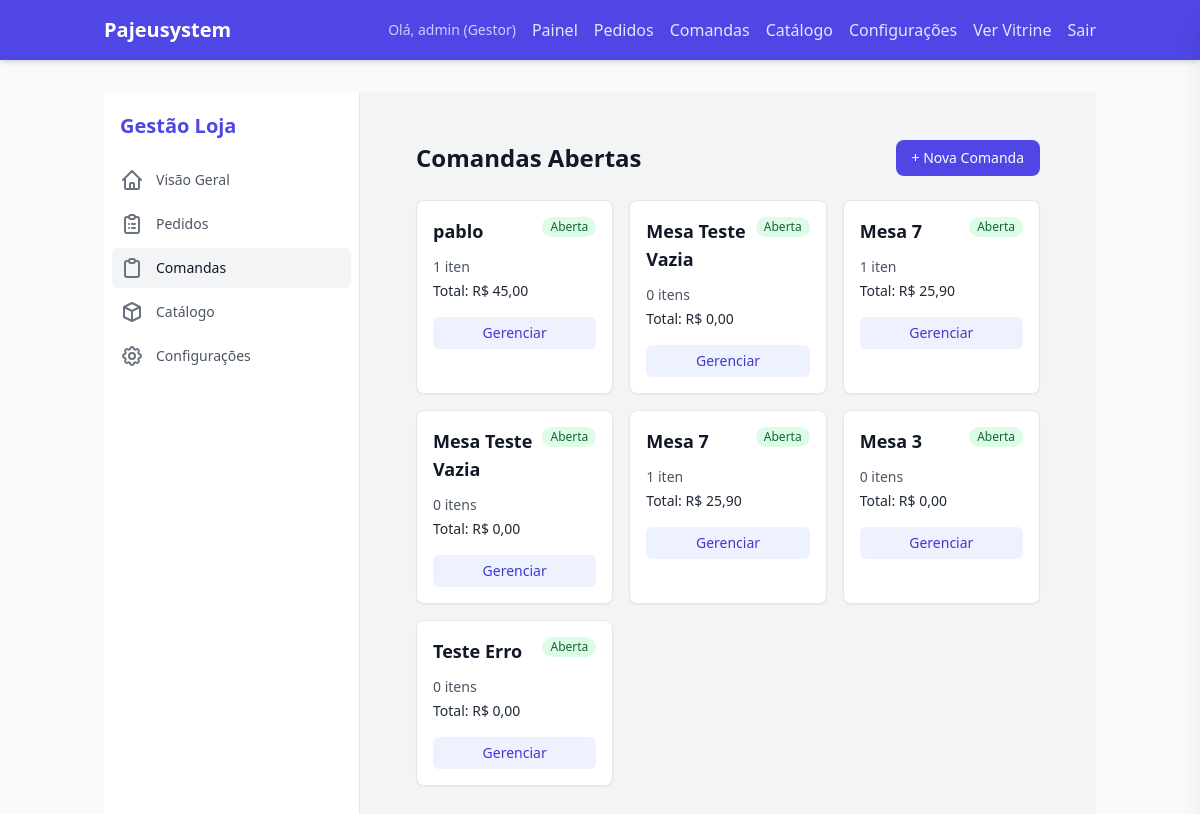
The app's page /dashboard/comandas/ (signed in) with its own data.
### core/models.py (models this page shows, shortened)
class TenantAwareModel(models.Model):
    store = models.ForeignKey(
        Store,
        on_delete=models.CASCADE,
        related_name="%(class)s_related"
    )
    objects = TenantManager()
    class Meta:
        abstract = True

class Order(TenantAwareModel):
    class Status(models.TextChoices):
        OPEN = 'OPEN', 'Comanda Aberta'
        PENDING = 'PENDING', 'Pendente'
        CONFIRMED = 'CONFIRMED', 'Confirmado'
        PREPARING = 'PREPARING', 'Preparando'
        DELIVERING = 'DELIVERING', 'Em trânsito'
        COMPLETED = 'COMPLETED', 'Concluído'
        CANCELED = 'CANCELED', 'Cancelado'
    class PaymentMethod(models.TextChoices):
        ONLINE = 'online', 'Online (MP)'
        CASH = 'cash', 'Dinheiro'
        CARD = 'card', 'Cartão na Maquininha'
    class CardType(models.TextChoices):
        CREDIT = 'credit', 'Crédito'
        DEBIT = 'debit', 'Débito'
    user = models.ForeignKey('auth.User', on_delete=models.SET_NULL, null=True, blank=True)
    customer_name = models.CharField(max_length=255)
    customer_phone = models.CharField(max_length=20)
    customer_email = models.CharField(max_length=254, blank=True, default='')
    delivery_address = models.TextField()
    status = models.CharField(
        max_length=20,
        choices=Status.choices,
        default=Status.PENDING
    )
    total_amount = models.DecimalField(max_digits=10, decimal_places=2, default=Decimal('0.00'))
    delivery_fee = models.DecimalField(max_digits=10, decimal_places=2, default=Decimal('0.00'))
    payment_method = models.CharField(
        max_length=10,
        choices=PaymentMethod.choices,
        default=PaymentMethod.ONLINE,
    )
    change_amount = models.DecimalField(
        max_digits=10, decimal_places=2,
        null=True, blank=True,
        help_text='Troco solicitado quando payment_method=cash. None = sem troco.',
    )
    card_type = models.CharField(
        max_length=10,
        choices=CardType.choices,
        blank=True, default='',
        help_text='Tipo de cartão quando payment_method=card.',
    )
    mp_payment_id = models.CharField(
        max_length=64,
        null=True,
        blank=True,
        unique=True,
        db_index=True,
    )
    mp_preference_id = models.CharField(max_length=255, blank=True, default='', db_index=True)
    table_label = models.CharField(max_length=100, blank=True, default='')
    created_at = models.DateTimeField(auto_now_add=True)

### core/views.py (the view)
# urls.py: path('dashboard/comandas/', views.comanda_list, name='comanda_list'),
@login_required
def comanda_list(request):
    if not user_can_manage_store(request):
        return redirect('index')
    comandas = Order.objects.filter(status='OPEN').order_by('-created_at')
    return render(request, 'core/manager/comanda_list.html', {'comandas': comandas})

### core/cart.py (called while the page is built)
    def get_total_price(self):
        return sum(Decimal(item['price']) * item['quantity'] for item in self.cart.values())

### core/context_processors.py (called while the page is built)
def theme_preference(request):
    user = getattr(request, 'user', None)
    if user is None or not user.is_authenticated:
        return {'theme_pref': 'system'}
    settings_obj = getattr(user, 'settings', None)
    theme = getattr(settings_obj, 'theme', None) if settings_obj else None
    return {'theme_pref': theme or 'system'}

### core/models.py (called while the page is built)
    def get_queryset(self):
        tenant = get_current_tenant()
        if tenant:
            return super().get_queryset().filter(store=tenant)
        return super().get_queryset()

### core/utils.py (called while the page is built)
def get_current_tenant():
    return _tenant_context.get()

def set_current_tenant(tenant):
    token = _tenant_context.set(tenant)
    return token

def reset_current_tenant(token):
    _tenant_context.reset(token)

### core/views.py (called while the page is built)
def user_can_manage_store(request):
    if request.user.is_staff:
        return True
    if request.tenant is None:
        return False
    return getattr(request.user, 'owned_store', None) == request.tenant

### templates/core/manager/comanda_list.html (shortened to what this page needs)
{% extends 'core/manager/base_manager.html' %}
{% block manager_content %}
<div class="p-6">
  <div class="flex items-center justify-between mb-6">
    <h1 class="text-2xl font-bold text-gray-900 dark:text-gray-100">Comandas Abertas</h1>
    <button
      class="bg-indigo-600 hover:bg-indigo-700 text-white font-medium px-4 py-2 rounded-lg text-sm"
      _="on click toggle .hidden on #form-nova-comanda"
    >
      + Nova Comanda
    </button>
  </div>
  {% if comandas %}
  <div class="grid grid-cols-1 sm:grid-cols-2 lg:grid-cols-3 gap-4">
    {% for comanda in comandas %}
    <div class="bg-white dark:bg-gray-800 border border-gray-200 dark:border-gray-700 rounded-lg p-4 shadow-sm hover:shadow-md transition-shadow">
      <div class="flex items-start justify-between mb-3">
        <h2 class="text-lg font-semibold text-gray-900 dark:text-gray-100">{{ comanda.table_label }}</h2>
        <span class="text-xs bg-green-100 text-green-800 dark:bg-green-900/40 dark:text-green-300 px-2 py-0.5 rounded-full">Aberta</span>
      </div>
      <p class="text-sm text-gray-600 dark:text-gray-400 mb-1">{{ comanda.items.count }} iten{{ comanda.items.count|pluralize:"s" }}</p>
      <p class="text-sm font-medium text-gray-800 dark:text-gray-200 mb-4">Total: R$ {{ comanda.total_amount }}</p>
      <a
        href="{% url 'comanda_detail' comanda.id %}"
        class="block text-center bg-indigo-50 hover:bg-indigo-100 text-indigo-700 dark:bg-indigo-900/40 dark:hover:bg-indigo-900/60 dark:text-indigo-300 font-medium px-3 py-1.5 rounded-md text-sm transition-colors"
      >
        Gerenciar
      </a>
    </div>
    {% endfor %}
  </div>
  {% else %}
  <div class="text-center py-16 text-gray-400 dark:text-gray-500">
    <p class="text-lg">Nenhuma comanda aberta no momento.</p>
    <p class="text-sm mt-1">Clique em "Nova Comanda" para começar.</p>
  </div>
  {% endif %}
</div>
{% endblock %}

### templates/base.html (shortened to what this page needs)
<!DOCTYPE html>
<html lang="pt-br" class="dark">
<head>
    <script src="https://cdn.tailwindcss.com"></script>
</head>
<body class="bg-gray-50 text-gray-900 dark:bg-gray-900 dark:text-gray-100 font-sans transition-colors" hx-headers='{"X-CSRFToken": "{{ csrf_token }}"}'>
    <header class="bg-indigo-600 dark:bg-indigo-800 text-white shadow-md">
        <div class="container mx-auto px-4 py-4 flex justify-between items-center">
            <div class="flex items-center">
                <a href="/" class="flex items-center gap-3">
                    {% if request.tenant.logo %}
                    <img src="{{ request.tenant.logo.url }}" alt="{{ request.tenant.name }}"
                        class="h-10 w-auto rounded">
                    {% else %}
                    <span class="text-xl font-bold">{{ request.tenant.name|default:"Pajeusystem" }}</span>
                    {% endif %}
                </a>
            </div>
            <nav class="flex items-center gap-4">
                {% if request.user_can_manage %}
                <span class="text-sm text-indigo-200">Olá, {{ user.username }} (Gestor)</span>
                <a href="{% url 'dashboard' %}" class="text-indigo-100 hover:text-white font-medium">Painel</a>
                <a href="{% url 'manager_orders' %}" class="text-indigo-100 hover:text-white font-medium">Pedidos</a>
                <a href="{% url 'comanda_list' %}" class="text-indigo-100 hover:text-white font-medium">Comandas</a>
                <a href="{% url 'manager_products' %}" class="text-indigo-100 hover:text-white font-medium">Catálogo</a>
                <a href="{% url 'manager_settings' %}" class="text-indigo-100 hover:text-white font-medium">Configurações</a>
                <a href="/" class="text-indigo-100 hover:text-white font-medium">Ver Vitrine</a>
                <form action="{% url 'logout' %}" method="post" class="inline">
                    <button type="submit" class="text-indigo-100 hover:text-white font-medium">Sair</button>
                </form>
                {% endif %}
            </nav>
        </div>
    </header>
    <main class="container mx-auto px-4 py-8">
        {% block content %}
        {% endblock %}
    </main>
</body>
</html>

### records on screen
Order: table_label "pablo", items.count "1", total_amount "45,00"
Order: table_label "Mesa Teste Vazia", items.count "0", total_amount "0,00"
Order: table_label "Mesa 7", items.count "1", total_amount "25,90"
Order: table_label "Mesa Teste Vazia", items.count "0", total_amount "0,00"
Order: table_label "Mesa 7", items.count "1", total_amount "25,90"
Order: table_label "Mesa 3", items.count "0", total_amount "0,00"
Order: table_label "Teste Erro", items.count "0", total_amount "0,00"

### other values on screen
{{ request.tenant.name|default:"Pajeusystem" }} "Pajeusystem"
{{ user.username }} "admin"
